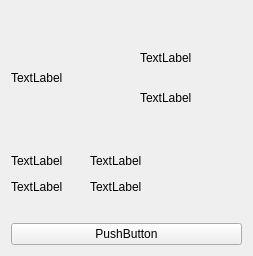
<?xml version="1.0" encoding="UTF-8"?>
<ui version="4.0">
 <class>Form</class>
 <widget class="QWidget" name="Form">
  <property name="geometry">
   <rect>
    <x>0</x>
    <y>0</y>
    <width>253</width>
    <height>256</height>
   </rect>
  </property>
  <property name="windowTitle">
   <string>Form</string>
  </property>
  <property name="styleSheet">
   <string notr="true"/>
  </property>
  <layout class="QVBoxLayout" name="verticalLayout_4">
   <item>
    <layout class="QHBoxLayout" name="horizontalLayout_4">
     <item>
      <spacer name="horizontalSpacer_4">
       <property name="orientation">
        <enum>Qt::Horizontal</enum>
       </property>
       <property name="sizeHint" stdset="0">
        <size>
         <width>40</width>
         <height>20</height>
        </size>
       </property>
      </spacer>
     </item>
    </layout>
   </item>
   <item>
    <layout class="QHBoxLayout" name="horizontalLayout">
     <item>
      <widget class="QLabel" name="nickIcon">
       <property name="text">
        <string>TextLabel</string>
       </property>
      </widget>
     </item>
     <item>
      <spacer name="horizontalSpacer_3">
       <property name="orientation">
        <enum>Qt::Horizontal</enum>
       </property>
       <property name="sizeType">
        <enum>QSizePolicy::Minimum</enum>
       </property>
       <property name="sizeHint" stdset="0">
        <size>
         <width>20</width>
         <height>20</height>
        </size>
       </property>
      </spacer>
     </item>
     <item>
      <layout class="QVBoxLayout" name="verticalLayout">
       <item>
        <spacer name="verticalSpacer">
         <property name="orientation">
          <enum>Qt::Vertical</enum>
         </property>
         <property name="sizeType">
          <enum>QSizePolicy::Minimum</enum>
         </property>
         <property name="sizeHint" stdset="0">
          <size>
           <width>20</width>
           <height>10</height>
          </size>
         </property>
        </spacer>
       </item>
       <item>
        <widget class="QLabel" name="nickName">
         <property name="text">
          <string>TextLabel</string>
         </property>
        </widget>
       </item>
       <item>
        <widget class="QLabel" name="status">
         <property name="text">
          <string>TextLabel</string>
         </property>
        </widget>
       </item>
       <item>
        <spacer name="verticalSpacer_2">
         <property name="orientation">
          <enum>Qt::Vertical</enum>
         </property>
         <property name="sizeType">
          <enum>QSizePolicy::Minimum</enum>
         </property>
         <property name="sizeHint" stdset="0">
          <size>
           <width>20</width>
           <height>10</height>
          </size>
         </property>
        </spacer>
       </item>
      </layout>
     </item>
    </layout>
   </item>
   <item>
    <spacer name="verticalSpacer_4">
     <property name="orientation">
      <enum>Qt::Vertical</enum>
     </property>
     <property name="sizeType">
      <enum>QSizePolicy::Minimum</enum>
     </property>
     <property name="sizeHint" stdset="0">
      <size>
       <width>20</width>
       <height>20</height>
      </size>
     </property>
    </spacer>
   </item>
   <item>
    <layout class="QVBoxLayout" name="verticalLayout_3">
     <item>
      <layout class="QVBoxLayout" name="verticalLayout_2">
       <item>
        <layout class="QHBoxLayout" name="horizontalLayout_2">
         <item>
          <widget class="QLabel" name="email">
           <property name="text">
            <string>TextLabel</string>
           </property>
          </widget>
         </item>
         <item>
          <widget class="QLabel" name="emailaddr">
           <property name="text">
            <string>TextLabel</string>
           </property>
          </widget>
         </item>
         <item>
          <spacer name="horizontalSpacer">
           <property name="orientation">
            <enum>Qt::Horizontal</enum>
           </property>
           <property name="sizeType">
            <enum>QSizePolicy::Minimum</enum>
           </property>
           <property name="sizeHint" stdset="0">
            <size>
             <width>80</width>
             <height>20</height>
            </size>
           </property>
          </spacer>
         </item>
        </layout>
       </item>
       <item>
        <layout class="QHBoxLayout" name="horizontalLayout_3">
         <item>
          <widget class="QLabel" name="apartment">
           <property name="text">
            <string>TextLabel</string>
           </property>
          </widget>
         </item>
         <item>
          <widget class="QLabel" name="apartmentaddr">
           <property name="text">
            <string>TextLabel</string>
           </property>
          </widget>
         </item>
         <item>
          <spacer name="horizontalSpacer_2">
           <property name="orientation">
            <enum>Qt::Horizontal</enum>
           </property>
           <property name="sizeType">
            <enum>QSizePolicy::Minimum</enum>
           </property>
           <property name="sizeHint" stdset="0">
            <size>
             <width>80</width>
             <height>20</height>
            </size>
           </property>
          </spacer>
         </item>
        </layout>
       </item>
      </layout>
     </item>
     <item>
      <spacer name="verticalSpacer_3">
       <property name="orientation">
        <enum>Qt::Vertical</enum>
       </property>
       <property name="sizeType">
        <enum>QSizePolicy::Minimum</enum>
       </property>
       <property name="sizeHint" stdset="0">
        <size>
         <width>20</width>
         <height>20</height>
        </size>
       </property>
      </spacer>
     </item>
     <item>
      <widget class="QPushButton" name="senderMessage">
       <property name="text">
        <string>PushButton</string>
       </property>
      </widget>
     </item>
    </layout>
   </item>
  </layout>
 </widget>
 <resources/>
 <connections/>
</ui>
